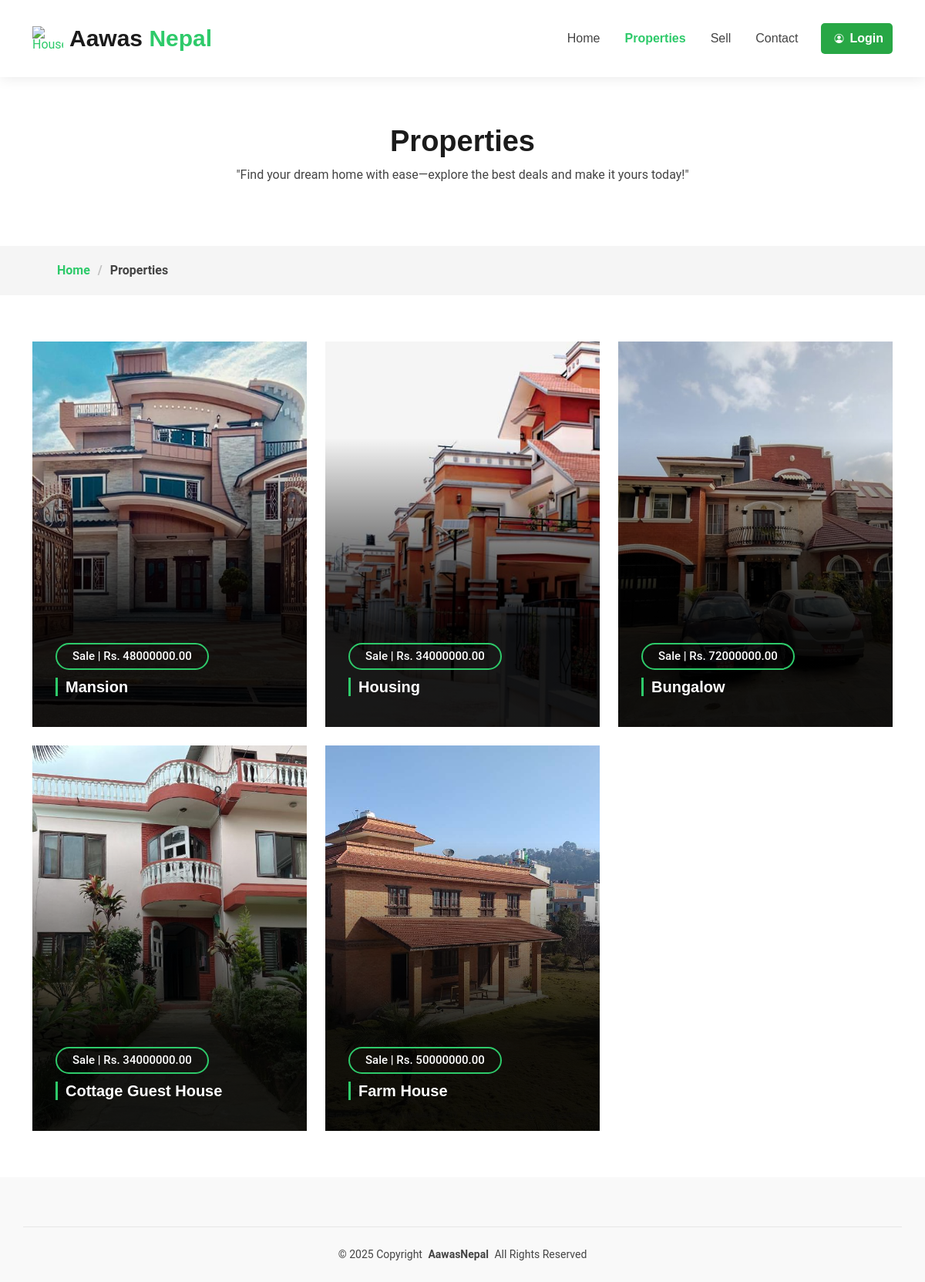
Page /buyer/ on the committed database.
### house/models.py (models this page shows, shortened)
class Property(models.Model):
    seller = models.ForeignKey(User, on_delete=models.CASCADE, related_name="properties_for_sale")
    CITY_CHOICES = [
        ('ktm', 'Kathmandu'),
        ('bkt', 'Bhaktapur'),
        ('lat', 'Lalitpur'),
    ]
    FURNISHING_STATUS_CHOICES = [
        ('furnished', 'Furnished'),
        ('semi_furnished', 'Semi-furnished'),
        ('unfurnished', 'Unfurnished'),
    ]
    SALE_STATUS_CHOICES = [
        ('available', 'Available'),
        ('sold', 'Sold'),
    ]
    title = models.CharField(max_length=200)
    city = models.CharField(max_length=100, choices=CITY_CHOICES)
    area = models.DecimalField(max_digits=10, decimal_places=2)
    bedrooms = models.IntegerField()
    bathrooms = models.IntegerField()
    stories = models.IntegerField()
    mainroad = models.BooleanField(default=False)
    guestroom = models.BooleanField(default=False)
    basement = models.BooleanField(default=False)
    hotwaterheating = models.BooleanField(default=False)
    airconditioning = models.BooleanField(default=False)
    parking = models.IntegerField(default=0)
    furnishingstatus = models.CharField(max_length=20, choices=FURNISHING_STATUS_CHOICES, default='unfurnished')
    price = models.DecimalField(max_digits=20, decimal_places=2)
    property_image = models.ImageField(upload_to='property_images/')
    is_approved = models.BooleanField(default=False)
    decline_reason = models.TextField(null=True, blank=True)
    sale_status = models.CharField(
        max_length=20,
        choices=SALE_STATUS_CHOICES,
        default='available'
    )
    created_at = models.DateTimeField(auto_now_add=True)

class PropertyImage(models.Model):
    property = models.ForeignKey(Property, related_name="images", on_delete=models.CASCADE)
    image = models.ImageField(upload_to='property_images/')

### house/views.py (the view)
# urls.py: path("buyer/", buyer, name='buyer'),
def buyer(request):
    properties = Property.objects.filter(is_approved=True).order_by('-created_at')
    return render(request, 'buyer.html', {
        'properties': properties
    })

### house/templates/buyer.html (shortened to what this page needs)
{% extends 'index.html' %} {% load static %}  {% block title %}Buy Property{% endblock %} {% block content %}
<main class="main">
  <div class="page-title" data-aos="fade">
    <div class="heading">
      <div class="container">
        <div class="row d-flex justify-content-center text-center">
          <div class="col-lg-8">
            <h1>Properties</h1>
            <p class="mb-0">
              "Find your dream home with ease—explore the best deals and make it
              yours today!"
            </p>
          </div>
        </div>
      </div>
    </div>
    <nav class="breadcrumbs">
      <div class="container">
        <ol>
          <li><a href="{% url 'home' %}">Home</a></li>
          <li class="current">Properties</li>
        </ol>
      </div>
    </nav>
  </div>
  <section id="real-estate" class="real-estate section">
    <div class="container">
      <div class="row gy-4">
        {% for property in properties %}
        <div class="col-xl-4 col-md-6" data-aos="fade-up" data-aos-delay="100">
          <div class="card">
            {% if property.images.all %}
            <img
              src="{{ property.images.first.image.url  }}"
              class="img-fluid"
            />
            {% endif %}
            <div class="card-body">
              <span class="sale-rent">Sale | Rs. {{ property.price }}</span>
              <h3>
                <a
                  href="{% url 'property_detail' property.id %}"
                  class="stretched-link"
                >
                  {{ property.title }}
                </a>
              </h3>
            </div>
          </div>
        </div>
        {% endfor %}
      </div>
    </div>
  </section>
</main>
{% endblock %}

### static/assets/css/main.css (style rules this page uses)
:root { --default-font: "Roboto", system-ui, -apple-system, "Segoe UI", Roboto, "Helvetica Neue", Arial, "Noto Sans", "Liberation Sans", sans-serif, "Apple Color Emoji", "Segoe UI Emoji", "Segoe UI Symbol", "Noto Color Emoji"; --heading-font: "Raleway", sans-serif; --nav-font: "Poppins", sans-serif; }
:root { --background-color: #ffffff; --default-color: #444444; --heading-color: #1b1b1b; --accent-color: #2eca6a; --surface-color: #ffffff; --contrast-color: #ffffff; }
:root { --nav-color: #444444; --nav-hover-color: #000000; --nav-mobile-background-color: #ffffff; --nav-dropdown-background-color: #ffffff; --nav-dropdown-color: #444444; --nav-dropdown-hover-color: #2eca6a; }
:root { scroll-behavior: smooth; }
body { color: var(--default-color); background-color: var(--background-color); font-family: var(--default-font); }
a { color: var(--accent-color); text-decoration: none; transition: 0.3s; }
h1, h2, h3, h4, h5, h6 { color: var(--heading-color); font-family: var(--heading-font); }
.page-title { color: var(--default-color); background-color: var(--background-color); position: relative; }
.page-title .heading { padding: 160px 0 80px 0; border-top: 1px solid color-mix(in srgb, var(--default-color), transparent 90%); }
.page-title .heading h1 { font-size: 38px; font-weight: 700; }
.page-title nav { background-color: color-mix(in srgb, var(--default-color), transparent 95%); padding: 20px 0; }
.page-title nav ol { display: flex; flex-wrap: wrap; list-style: none; margin: 0; font-size: 16px; font-weight: 600; }
.page-title nav ol li + li { padding-left: 10px; }
.page-title nav ol li + li::before { content: "/"; display: inline-block; padding-right: 10px; color: color-mix(in srgb, var(--default-color), transparent 70%); }
section, .section { color: var(--default-color); background-color: var(--background-color); padding: 60px 0; scroll-margin-top: 90px; overflow: clip; }
.real-estate .card { background-color: var(--background-color); color: var(--default-color); border: none; position: relative; border-radius: 0px; overflow: hidden; min-height: 500px; }
.real-estate .card:before { content: ""; position: absolute; inset: 0; background: linear-gradient( 180deg, rgba(255, 255, 255, 0) 25%, rgba(0, 0, 0, 0.9) 75% ); z-index: 2; }
.real-estate .card img { position: absolute; inset: 0; display: block; width: 100%; height: 100%; object-fit: cover; z-index: 1; }
.real-estate .card .card-body { position: absolute; bottom: 0; left: 0; right: 0; z-index: 3; padding: 30px; }
.real-estate .card .card-body .sale-rent { display: inline-block; font-size: 15px; font-weight: 500; color: var(--contrast-color); padding: 4px 20px; border: 2px solid var(--accent-color); border-radius: 50px; margin-bottom: 10px; }
.real-estate .card .card-body h3 { font-weight: 700; font-size: 20px; margin-bottom: 0px; padding-left: 10px; border-left: 3px solid var(--accent-color); }
.real-estate .card .card-body h3 a { color: var(--contrast-color); }

### rows in the picture
Property: images.first.image (picture), price "48000000.00", title "Mansion"
Property: images.first.image (picture), price "34000000.00", title "Housing"
Property: images.first.image (picture), price "72000000.00", title "Bungalow"
Property: images.first.image (picture), price "34000000.00", title "Cottage Guest House"
Property: images.first.image (picture), price "50000000.00", title "Farm House"
